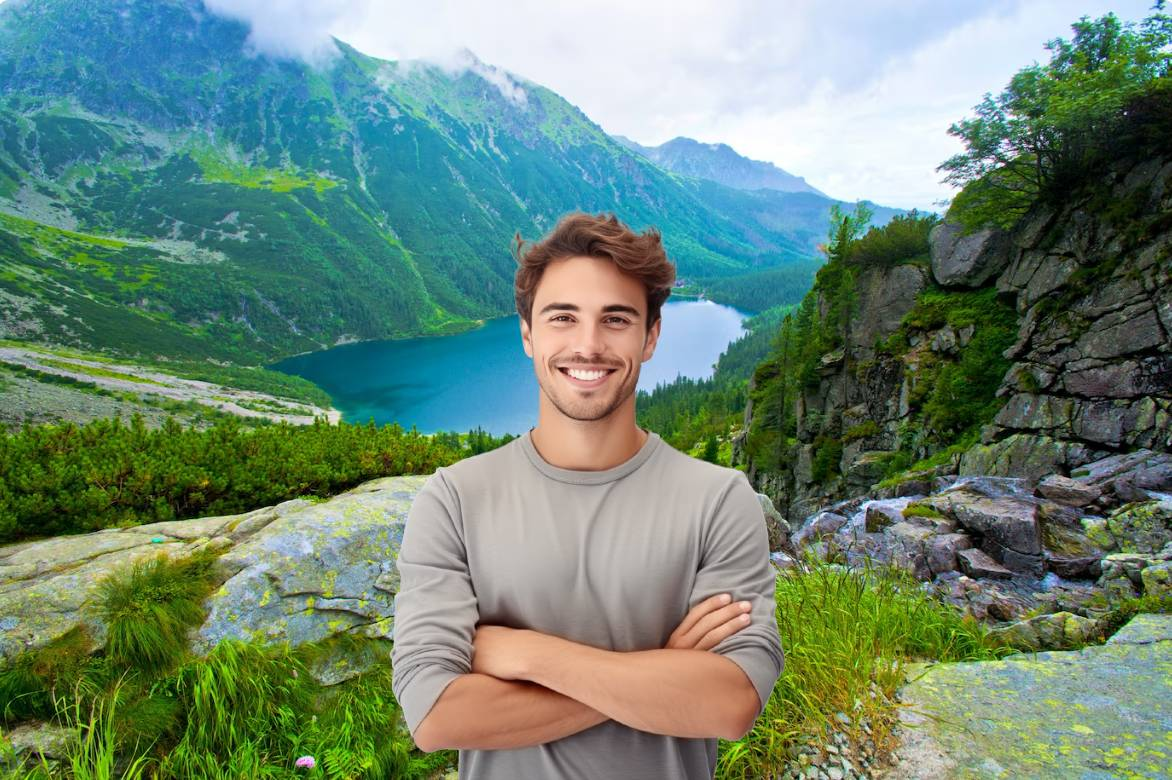
#> input picture Portrait_1.jpg, 1172 x 780 px
$ python subject_mapping.py
#> lines starting #> are read from the running program, lines starting #| are printed output that depends on the picture; after the words box and inside, x2 and y2 are one past the last pixel; in counts of white or black regions, pixels touching at a corner belong together
import cv2
import numpy as np

# Load the two images (first and second frames)
img1 = cv2.imread('Portrait_1.jpg')  # First image
#> img1 is the input picture: shape (780, 1172, 3); mean B, G, R 116.1, 133.9, 107.5
img2 = cv2.imread('Portrait_2.jpg')  # Second image
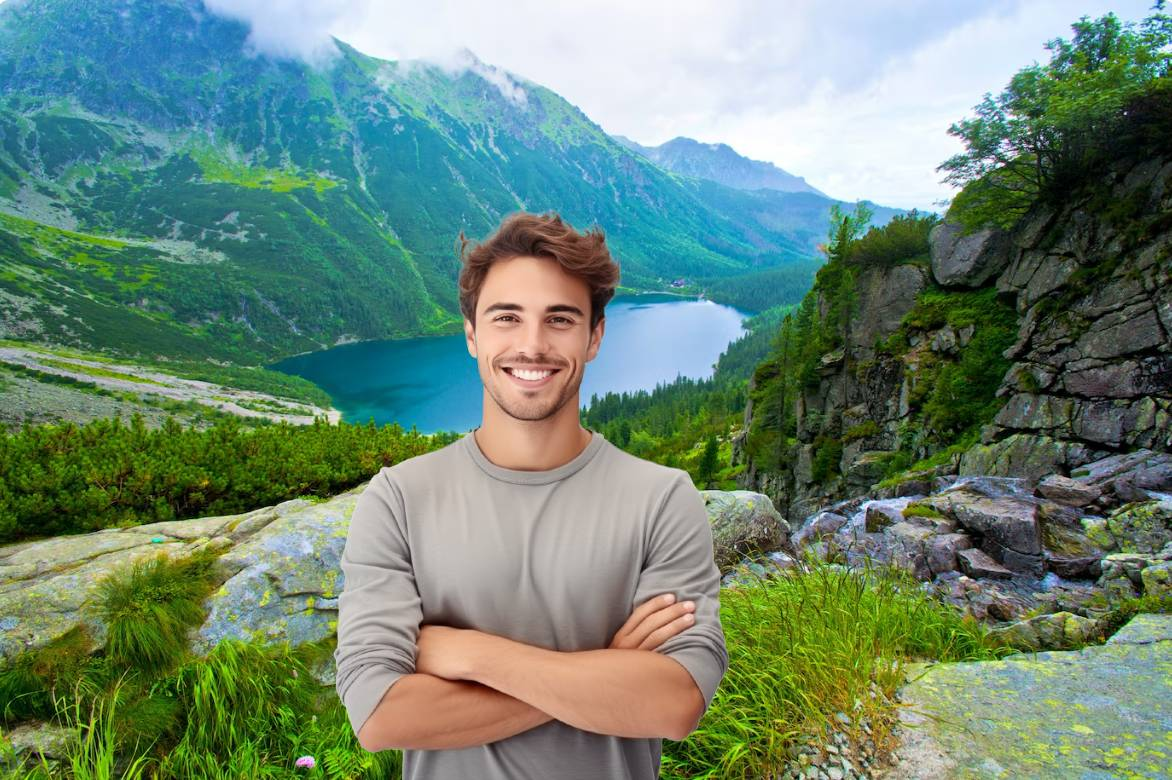
#> input picture Portrait_2.jpg, 1172 x 780 px
#> img2 is the input picture: shape (780, 1172, 3); mean B, G, R 115.5, 133.8, 107.6

# Convert first image to grayscale for detection
gray1 = cv2.cvtColor(img1, cv2.COLOR_BGR2GRAY)
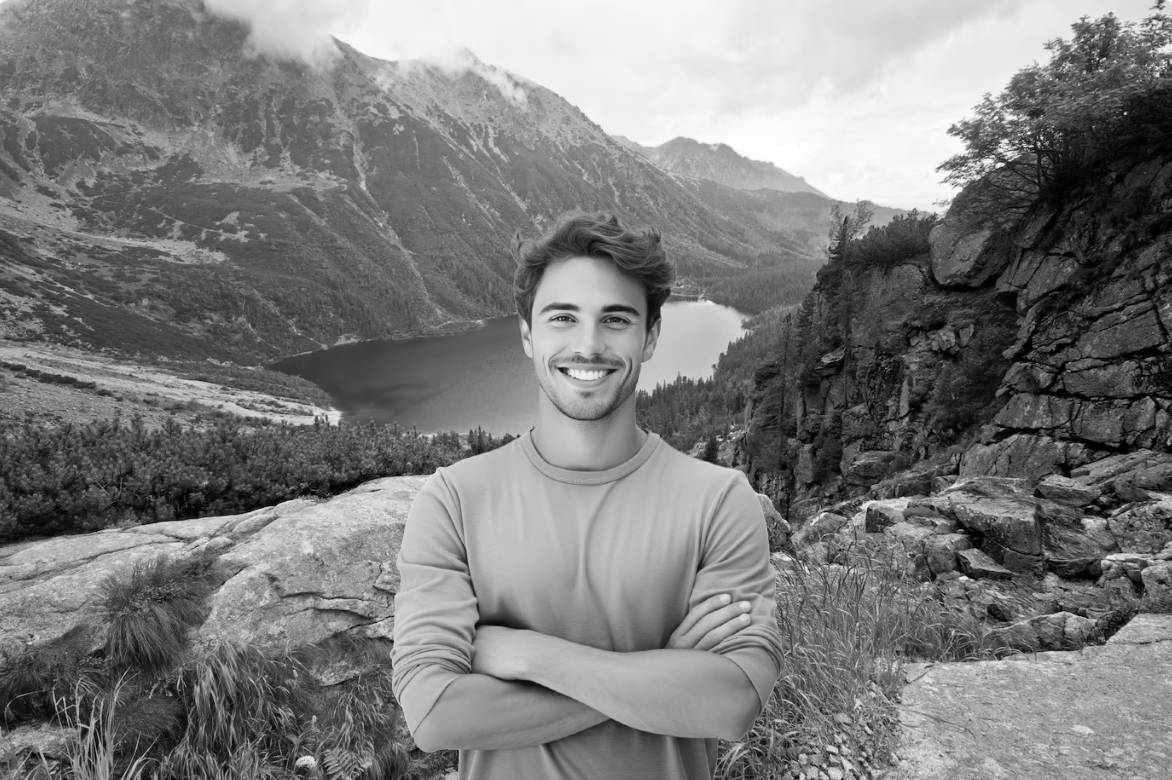
#> gray1: shape (780, 1172); min 0, max 255, mean 124

# Initialize Haar Cascade face detector (autofocus equivalent)
face_cascade = cv2.CascadeClassifier(
    cv2.data.haarcascades + 'haarcascade_frontalface_default.xml'
)

# Detect faces in the first image
faces = face_cascade.detectMultiScale(
    gray1,
    scaleFactor=1.1,
    minNeighbors=5,
    minSize=(30, 30)
)
#> faces = [[516, 262, 144, 144]]

# Exit if no face is found
if len(faces) == 0:
    print("No face detected in the first image.")
    exit()

# Use the first detected face bounding box
x, y, w, h = faces[0]
#> x = 516; y = 262; w = 144; h = 144

# Draw a rectangle around the detected face
cv2.rectangle(img1, (x, y), (x + w, y + h), (0, 255, 0), 2)

# Draw a circle around the detected face (center and radius)
center = (x + w // 2, y + h // 2)
#> center = (588, 334)
radius = max(w, h) // 2
#> radius = 72
cv2.circle(img1, center, radius, (255, 0, 0), 2)
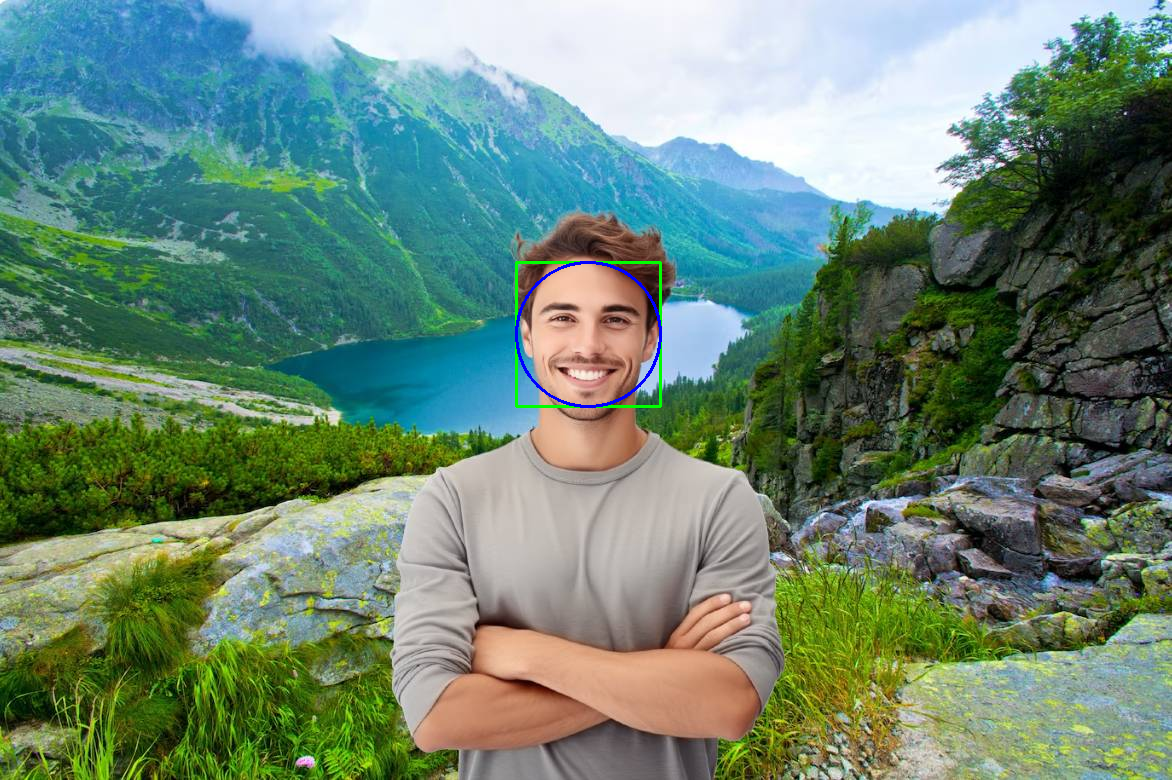
#> img1: shape (780, 1172, 3); mean B, G, R 116.2, 133.9, 107.1

# Prepare for feature matching: crop the face region
face_roi = gray1[y : y + h, x : x + w]
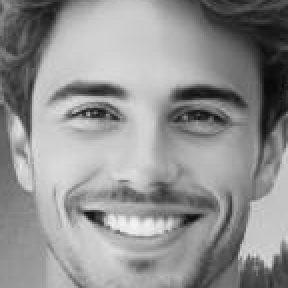
#> face_roi: shape (144, 144) (shown 2 times larger); min 8, max 244, mean 145.5

# Initialize ORB detector for keypoints and descriptors
orb = cv2.ORB_create(nfeatures=500)
kp1, des1 = orb.detectAndCompute(face_roi, None)
#> kp1 = 146 keypoints; strongest (x, y, size): (43, 106, 31), (44, 57, 31), (46, 108, 31), (50, 106, 31)

# Convert second image to grayscale for descriptor computation
gray2 = cv2.cvtColor(img2, cv2.COLOR_BGR2GRAY)
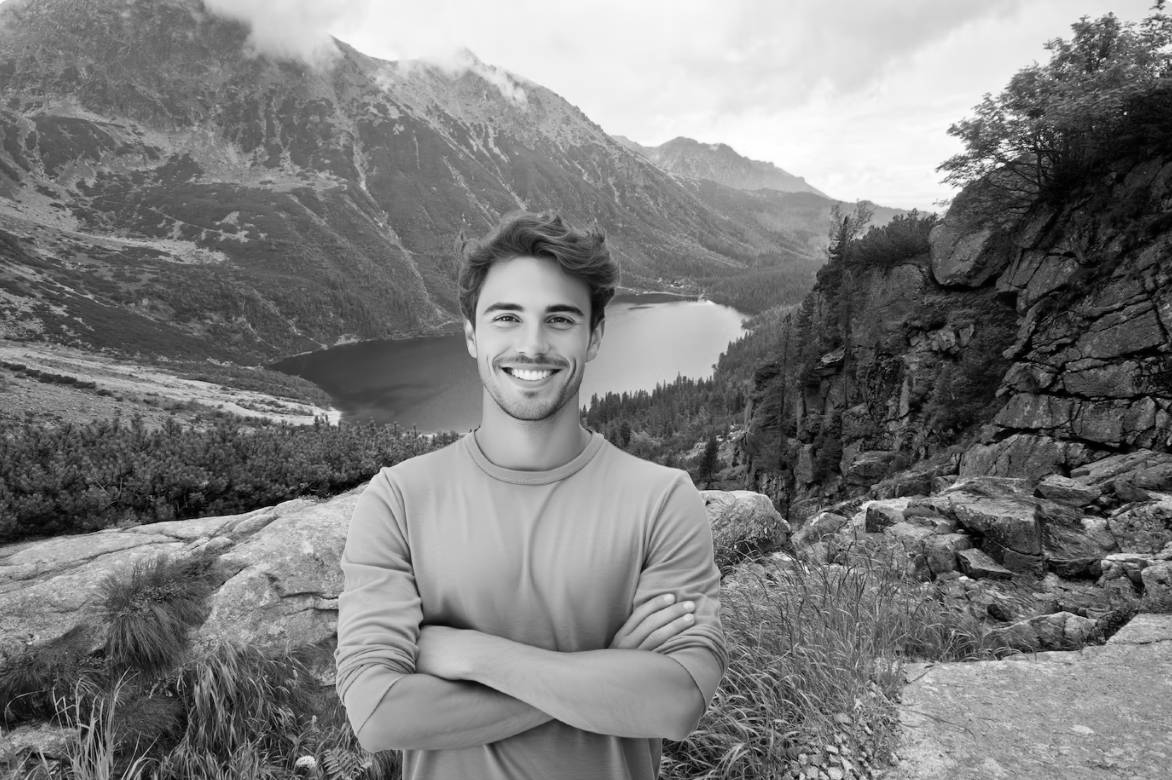
#> gray2: shape (780, 1172); min 0, max 255, mean 123.9
kp2, des2 = orb.detectAndCompute(gray2, None)
#> kp2 = 500 keypoints; strongest (x, y, size): (1003, 164, 31), (1003, 163, 37.2), (1125, 113, 31), (998, 163, 37.2)

# Match descriptors using BFMatcher with Hamming distance (for ORB)
bf = cv2.BFMatcher(cv2.NORM_HAMMING, crossCheck=True)
matches = bf.match(des1, des2)
#> matches = 45 matches
# Sort matches by distance (best matches first)
matches = sorted(matches, key=lambda m: m.distance)

# Use top N matches to compute homography
N_MATCHES = 10
good_matches = matches[:N_MATCHES]
#> good_matches = 10 matches

# Extract matched keypoints' coordinates
pts1 = np.float32([kp1[m.queryIdx].pt for m in good_matches]).reshape(-1, 1, 2)
#> pts1 = [[43, 106], [50, 106], [60.48, 46.08], [50.4, 105.6], [33, 104], [73.44, 95.04], [32, 102], [68, 100], [62, 96], [74, 110]]
# Adjust coordinates relative to the full image (face_roi offset)
pts1 += np.array([[x, y]], dtype=float).reshape(-1, 1, 2)
#> pts1 = [[559, 368], [566, 368], [576.5, 308.1], [566.4, 367.6], [549, 366], [589.4, 357], [548, 364], [584, 362], [578, 358], [590, 372]]

pts2 = np.float32([kp2[m.trainIdx].pt for m in good_matches]).reshape(-1, 1, 2)
#> pts2 = [[503, 368], [510, 368], [519.8, 308.2], [510, 368.4], [420.5, 622.1], [1103.2, 497.7], [421, 624.1], [960, 135], [420, 627.6], [860.4, 237.6]]

# Compute homography matrix mapping points from img1 to img2
H, mask = cv2.findHomography(pts1, pts2, cv2.RANSAC, 5.0)
#> H = [[-0.249, -0.975, 493.2], [-0.174, -0.728, 362], [-0.000475, -0.00202, 1]]; mask = [1, 1, 0, 1, 1, 1, 0, 0, 0, 0]

# Define the rectangle corners around the face in img1
rect_corners = np.float32(
    [[x, y], [x + w, y], [x + w, y + h], [x, y + h]]
).reshape(-1, 1, 2)
#> rect_corners = [[516, 262], [660, 262], [660, 406], [516, 406]]

# Map the rectangle corners to the second image using homography
mapped_corners = cv2.perspectiveTransform(rect_corners, H)
#> mapped_corners = [[485.4, 360.5], [468.9, 357.6], [498.6, 363.2], [472.6, 359.1]]

# Draw the mapped polygon on img2
img2_mapped = img2.copy()
pts = np.int32(mapped_corners)
#> pts = [[485, 360], [468, 357], [498, 363], [472, 359]]
cv2.polylines(img2_mapped, [pts], isClosed=True, color=(0, 255, 0), thickness=2)
#> img2_mapped: shape (780, 1172, 3); 0.01% of pixels changed, all inside (x1, y1, x2, y2) = (467, 356, 500, 365)

# Display results
cv2.imshow('First Image - Detected Subject', img1)
cv2.imshow('Second Image - Mapped Subject', img2_mapped)
cv2.waitKey(0)
cv2.destroyAllWindows()
